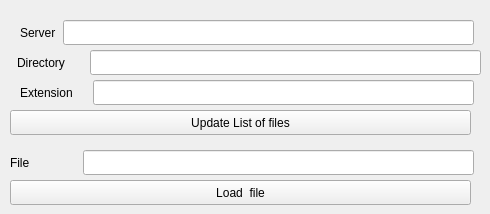
      <widget class="QWidget" name="remote">
       <attribute name="title">
        <string>Remote</string>
       </attribute>
       <widget class="QLabel" name="LB_server">
        <property name="geometry">
         <rect>
          <x>20</x>
          <y>20</y>
          <width>37</width>
          <height>25</height>
         </rect>
        </property>
        <property name="text">
         <string>Server</string>
        </property>
       </widget>
       <widget class="QLineEdit" name="WD_lineedit_server">
        <property name="geometry">
         <rect>
          <x>63</x>
          <y>20</y>
          <width>411</width>
          <height>25</height>
         </rect>
        </property>
       </widget>
       <widget class="QLabel" name="LB_directory">
        <property name="geometry">
         <rect>
          <x>17</x>
          <y>50</y>
          <width>61</width>
          <height>25</height>
         </rect>
        </property>
        <property name="text">
         <string>Directory</string>
        </property>
       </widget>
       <widget class="QLineEdit" name="WD_lineedit_rmt_directory">
        <property name="geometry">
         <rect>
          <x>90</x>
          <y>50</y>
          <width>391</width>
          <height>25</height>
         </rect>
        </property>
       </widget>
       <widget class="QPushButton" name="WD_load_button_rmt">
        <property name="geometry">
         <rect>
          <x>10</x>
          <y>180</y>
          <width>461</width>
          <height>25</height>
         </rect>
        </property>
        <property name="text">
         <string>Load  file</string>
        </property>
       </widget>
       <widget class="QLabel" name="LB_directory_2">
        <property name="geometry">
         <rect>
          <x>10</x>
          <y>150</y>
          <width>61</width>
          <height>25</height>
         </rect>
        </property>
        <property name="text">
         <string>File</string>
        </property>
       </widget>
       <widget class="QLineEdit" name="WD_lineedit_rmt_xyzfile">
        <property name="geometry">
         <rect>
          <x>83</x>
          <y>150</y>
          <width>391</width>
          <height>25</height>
         </rect>
        </property>
       </widget>
       <widget class="QPushButton" name="pushButton">
        <property name="geometry">
         <rect>
          <x>10</x>
          <y>110</y>
          <width>461</width>
          <height>25</height>
         </rect>
        </property>
        <property name="text">
         <string>Update List of files</string>
        </property>
       </widget>
       <widget class="QLineEdit" name="WD_lineedit_rmt_extension">
        <property name="geometry">
         <rect>
          <x>93</x>
          <y>80</y>
          <width>381</width>
          <height>25</height>
         </rect>
        </property>
       </widget>
       <widget class="QLabel" name="LB_directory_3">
        <property name="geometry">
         <rect>
          <x>20</x>
          <y>80</y>
          <width>61</width>
          <height>25</height>
         </rect>
        </property>
        <property name="text">
         <string>Extension</string>
        </property>
       </widget>
      </widget>
